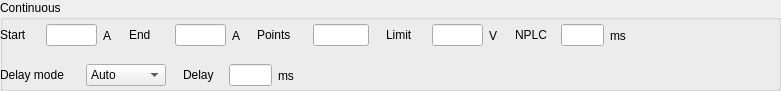
   <widget class="QGroupBox" name="groupBox_continuousSweep">
    <property name="geometry">
     <rect>
      <x>10</x>
      <y>30</y>
      <width>781</width>
      <height>91</height>
     </rect>
    </property>
    <property name="title">
     <string>Continuous</string>
    </property>
    <widget class="QWidget" name="horizontalLayoutWidget_9">
     <property name="geometry">
      <rect>
       <x>0</x>
       <y>20</y>
       <width>771</width>
       <height>31</height>
      </rect>
     </property>
     <layout class="QHBoxLayout" name="HBoxLayout_continuousLine1" stretch="10,1,10,1,10,1,10,1,10,13">
      <item>
       <layout class="QHBoxLayout" name="HBoxLayout_continuousStart" stretch="0,0,0">
        <item>
         <widget class="QLabel" name="label_continuousStart">
          <property name="sizePolicy">
           <sizepolicy hsizetype="Fixed" vsizetype="Fixed">
            <horstretch>0</horstretch>
            <verstretch>0</verstretch>
           </sizepolicy>
          </property>
          <property name="minimumSize">
           <size>
            <width>40</width>
            <height>0</height>
           </size>
          </property>
          <property name="text">
           <string>Start</string>
          </property>
         </widget>
        </item>
        <item>
         <widget class="QLineEdit" name="lineEdit_continuousStart">
          <property name="sizePolicy">
           <sizepolicy hsizetype="Fixed" vsizetype="Fixed">
            <horstretch>0</horstretch>
            <verstretch>0</verstretch>
           </sizepolicy>
          </property>
          <property name="minimumSize">
           <size>
            <width>20</width>
            <height>0</height>
           </size>
          </property>
         </widget>
        </item>
        <item>
         <widget class="QLabel" name="label_continuousStartUnits">
          <property name="text">
           <string>A</string>
          </property>
         </widget>
        </item>
       </layout>
      </item>
      <item>
       <spacer name="horizontalSpacer">
        <property name="orientation">
         <enum>Qt::Horizontal</enum>
        </property>
        <property name="sizeHint" stdset="0">
         <size>
          <width>40</width>
          <height>20</height>
         </size>
        </property>
       </spacer>
      </item>
      <item>
       <layout class="QHBoxLayout" name="HBoxLayout_continuousEnd" stretch="0,0,0">
        <item>
         <widget class="QLabel" name="label_continuousEnd">
          <property name="sizePolicy">
           <sizepolicy hsizetype="Fixed" vsizetype="Fixed">
            <horstretch>0</horstretch>
            <verstretch>0</verstretch>
           </sizepolicy>
          </property>
          <property name="minimumSize">
           <size>
            <width>40</width>
            <height>0</height>
           </size>
          </property>
          <property name="text">
           <string>End</string>
          </property>
         </widget>
        </item>
        <item>
         <widget class="QLineEdit" name="lineEdit_continuousEnd">
          <property name="sizePolicy">
           <sizepolicy hsizetype="Fixed" vsizetype="Fixed">
            <horstretch>0</horstretch>
            <verstretch>0</verstretch>
           </sizepolicy>
          </property>
          <property name="minimumSize">
           <size>
            <width>20</width>
            <height>0</height>
           </size>
          </property>
         </widget>
        </item>
        <item>
         <widget class="QLabel" name="label_continuousEndUnits">
          <property name="text">
           <string>A</string>
          </property>
         </widget>
        </item>
       </layout>
      </item>
      <item>
       <spacer name="horizontalSpacer_2">
        <property name="orientation">
         <enum>Qt::Horizontal</enum>
        </property>
        <property name="sizeHint" stdset="0">
         <size>
          <width>40</width>
          <height>20</height>
         </size>
        </property>
       </spacer>
      </item>
      <item>
       <layout class="QHBoxLayout" name="HBoxLayout_continuousPoints" stretch="0,0">
        <item>
         <widget class="QLabel" name="label_continuousPoints">
          <property name="sizePolicy">
           <sizepolicy hsizetype="Fixed" vsizetype="Fixed">
            <horstretch>0</horstretch>
            <verstretch>0</verstretch>
           </sizepolicy>
          </property>
          <property name="minimumSize">
           <size>
            <width>50</width>
            <height>0</height>
           </size>
          </property>
          <property name="text">
           <string>Points</string>
          </property>
         </widget>
        </item>
        <item>
         <widget class="QLineEdit" name="lineEdit_continuousPoints">
          <property name="sizePolicy">
           <sizepolicy hsizetype="Fixed" vsizetype="Fixed">
            <horstretch>0</horstretch>
            <verstretch>0</verstretch>
           </sizepolicy>
          </property>
          <property name="minimumSize">
           <size>
            <width>20</width>
            <height>0</height>
           </size>
          </property>
         </widget>
        </item>
       </layout>
      </item>
      <item>
       <spacer name="horizontalSpacer_3">
        <property name="orientation">
         <enum>Qt::Horizontal</enum>
        </property>
        <property name="sizeHint" stdset="0">
         <size>
          <width>40</width>
          <height>20</height>
         </size>
        </property>
       </spacer>
      </item>
      <item>
       <layout class="QHBoxLayout" name="HBoxLayout_continuousLimit" stretch="0,0,0">
        <item>
         <widget class="QLabel" name="label_continuousLimit">
          <property name="sizePolicy">
           <sizepolicy hsizetype="Fixed" vsizetype="Fixed">
            <horstretch>0</horstretch>
            <verstretch>0</verstretch>
           </sizepolicy>
          </property>
          <property name="minimumSize">
           <size>
            <width>40</width>
            <height>0</height>
           </size>
          </property>
          <property name="text">
           <string>Limit</string>
          </property>
         </widget>
        </item>
        <item>
         <widget class="QLineEdit" name="lineEdit_continuousLimit">
          <property name="sizePolicy">
           <sizepolicy hsizetype="Fixed" vsizetype="Fixed">
            <horstretch>0</horstretch>
            <verstretch>0</verstretch>
           </sizepolicy>
          </property>
          <property name="minimumSize">
           <size>
            <width>20</width>
            <height>0</height>
           </size>
          </property>
         </widget>
        </item>
        <item>
         <widget class="QLabel" name="label_continuousLimitUnits">
          <property name="text">
           <string>V</string>
          </property>
         </widget>
        </item>
       </layout>
      </item>
      <item>
       <spacer name="horizontalSpacer_5">
        <property name="orientation">
         <enum>Qt::Horizontal</enum>
        </property>
        <property name="sizeHint" stdset="0">
         <size>
          <width>40</width>
          <height>20</height>
         </size>
        </property>
       </spacer>
      </item>
      <item>
       <layout class="QHBoxLayout" name="HBoxLayout_continuousNPLC" stretch="0,0,0">
        <item>
         <widget class="QLabel" name="label_continuousNPLC">
          <property name="sizePolicy">
           <sizepolicy hsizetype="Fixed" vsizetype="Fixed">
            <horstretch>0</horstretch>
            <verstretch>0</verstretch>
           </sizepolicy>
          </property>
          <property name="minimumSize">
           <size>
            <width>40</width>
            <height>0</height>
           </size>
          </property>
          <property name="text">
           <string>NPLC</string>
          </property>
         </widget>
        </item>
        <item>
         <widget class="QLineEdit" name="lineEdit_continuousNPLC">
          <property name="sizePolicy">
           <sizepolicy hsizetype="Fixed" vsizetype="Fixed">
            <horstretch>0</horstretch>
            <verstretch>0</verstretch>
           </sizepolicy>
          </property>
          <property name="minimumSize">
           <size>
            <width>20</width>
            <height>0</height>
           </size>
          </property>
          <property name="baseSize">
           <size>
            <width>0</width>
            <height>0</height>
           </size>
          </property>
         </widget>
        </item>
        <item>
         <widget class="QLabel" name="label_continuousNPLCUnits">
          <property name="text">
           <string>ms</string>
          </property>
         </widget>
        </item>
       </layout>
      </item>
      <item>
       <spacer name="horizontalSpacer_4">
        <property name="orientation">
         <enum>Qt::Horizontal</enum>
        </property>
        <property name="sizeHint" stdset="0">
         <size>
          <width>40</width>
          <height>20</height>
         </size>
        </property>
       </spacer>
      </item>
     </layout>
    </widget>
    <widget class="QWidget" name="horizontalLayoutWidget_11">
     <property name="geometry">
      <rect>
       <x>0</x>
       <y>60</y>
       <width>771</width>
       <height>31</height>
      </rect>
     </property>
     <layout class="QHBoxLayout" name="HBoxLayout_continuousLine2" stretch="10,1,10,43">
      <item>
       <layout class="QHBoxLayout" name="HBoxLayout_continuousDelayMode">
        <item>
         <widget class="QLabel" name="label_continuousDelayMode">
          <property name="sizePolicy">
           <sizepolicy hsizetype="Fixed" vsizetype="Fixed">
            <horstretch>0</horstretch>
            <verstretch>0</verstretch>
           </sizepolicy>
          </property>
          <property name="minimumSize">
           <size>
            <width>80</width>
            <height>0</height>
           </size>
          </property>
          <property name="text">
           <string>Delay mode</string>
          </property>
         </widget>
        </item>
        <item>
         <widget class="QComboBox" name="comboBox_continuousDelayMode">
          <property name="sizePolicy">
           <sizepolicy hsizetype="Fixed" vsizetype="Fixed">
            <horstretch>0</horstretch>
            <verstretch>0</verstretch>
           </sizepolicy>
          </property>
          <property name="minimumSize">
           <size>
            <width>80</width>
            <height>0</height>
           </size>
          </property>
          <property name="currentIndex">
           <number>0</number>
          </property>
          <item>
           <property name="text">
            <string>Auto</string>
           </property>
          </item>
          <item>
           <property name="text">
            <string>Manual</string>
           </property>
          </item>
         </widget>
        </item>
       </layout>
      </item>
      <item>
       <spacer name="horizontalSpacer_6">
        <property name="orientation">
         <enum>Qt::Horizontal</enum>
        </property>
        <property name="sizeHint" stdset="0">
         <size>
          <width>40</width>
          <height>20</height>
         </size>
        </property>
       </spacer>
      </item>
      <item>
       <layout class="QHBoxLayout" name="HBoxLayout_continuousDelay" stretch="0,0,0">
        <item>
         <widget class="QLabel" name="label_continuousDelay">
          <property name="sizePolicy">
           <sizepolicy hsizetype="Fixed" vsizetype="Fixed">
            <horstretch>0</horstretch>
            <verstretch>0</verstretch>
           </sizepolicy>
          </property>
          <property name="minimumSize">
           <size>
            <width>40</width>
            <height>0</height>
           </size>
          </property>
          <property name="text">
           <string>Delay</string>
          </property>
         </widget>
        </item>
        <item>
         <widget class="QLineEdit" name="lineEdit_continuousDelay">
          <property name="sizePolicy">
           <sizepolicy hsizetype="Fixed" vsizetype="Fixed">
            <horstretch>0</horstretch>
            <verstretch>0</verstretch>
           </sizepolicy>
          </property>
          <property name="minimumSize">
           <size>
            <width>20</width>
            <height>0</height>
           </size>
          </property>
         </widget>
        </item>
        <item>
         <widget class="QLabel" name="label_continuousDelayUnits">
          <property name="text">
           <string>ms</string>
          </property>
         </widget>
        </item>
       </layout>
      </item>
      <item>
       <spacer name="horizontalSpacer_7">
        <property name="orientation">
         <enum>Qt::Horizontal</enum>
        </property>
        <property name="sizeHint" stdset="0">
         <size>
          <width>40</width>
          <height>20</height>
         </size>
        </property>
       </spacer>
      </item>
     </layout>
    </widget>
   </widget>
